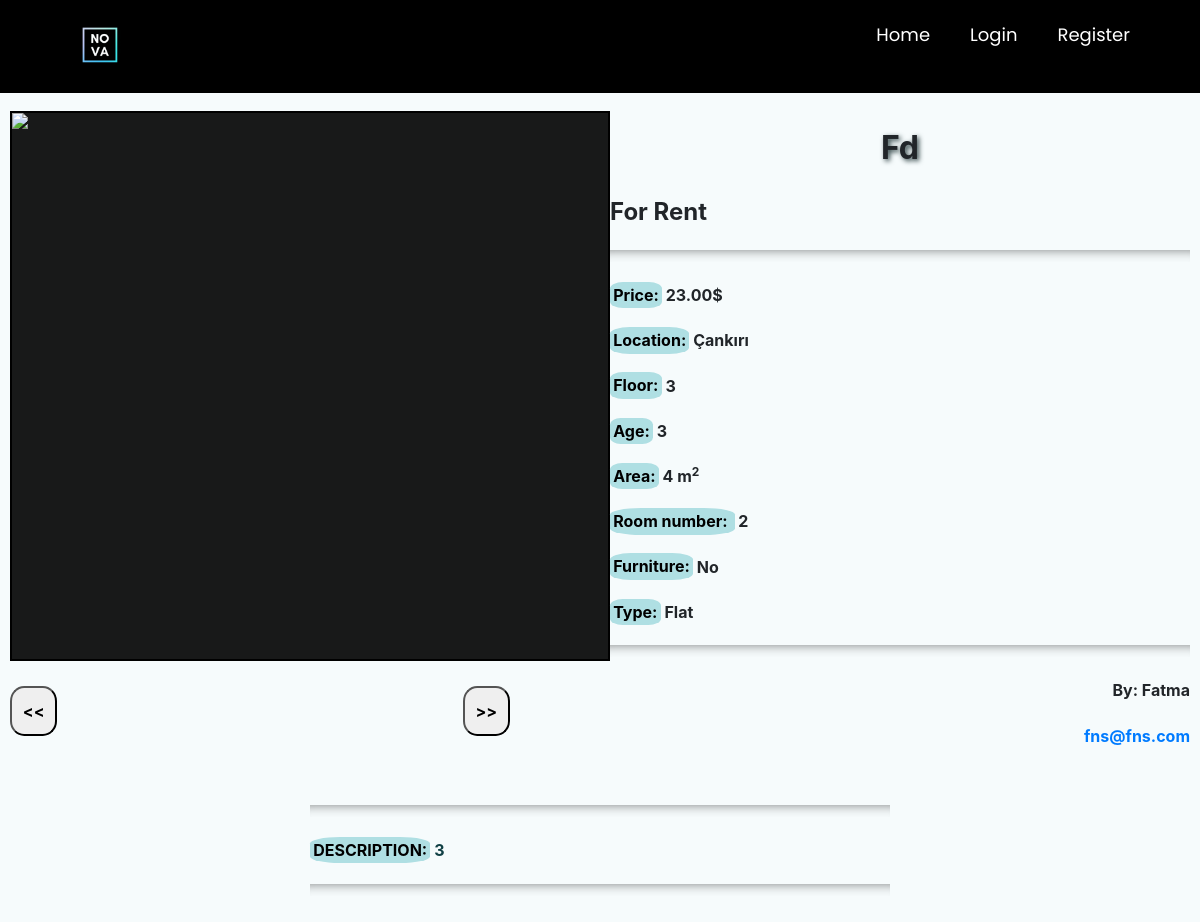
Page /product_details/100 on the earlier database version.
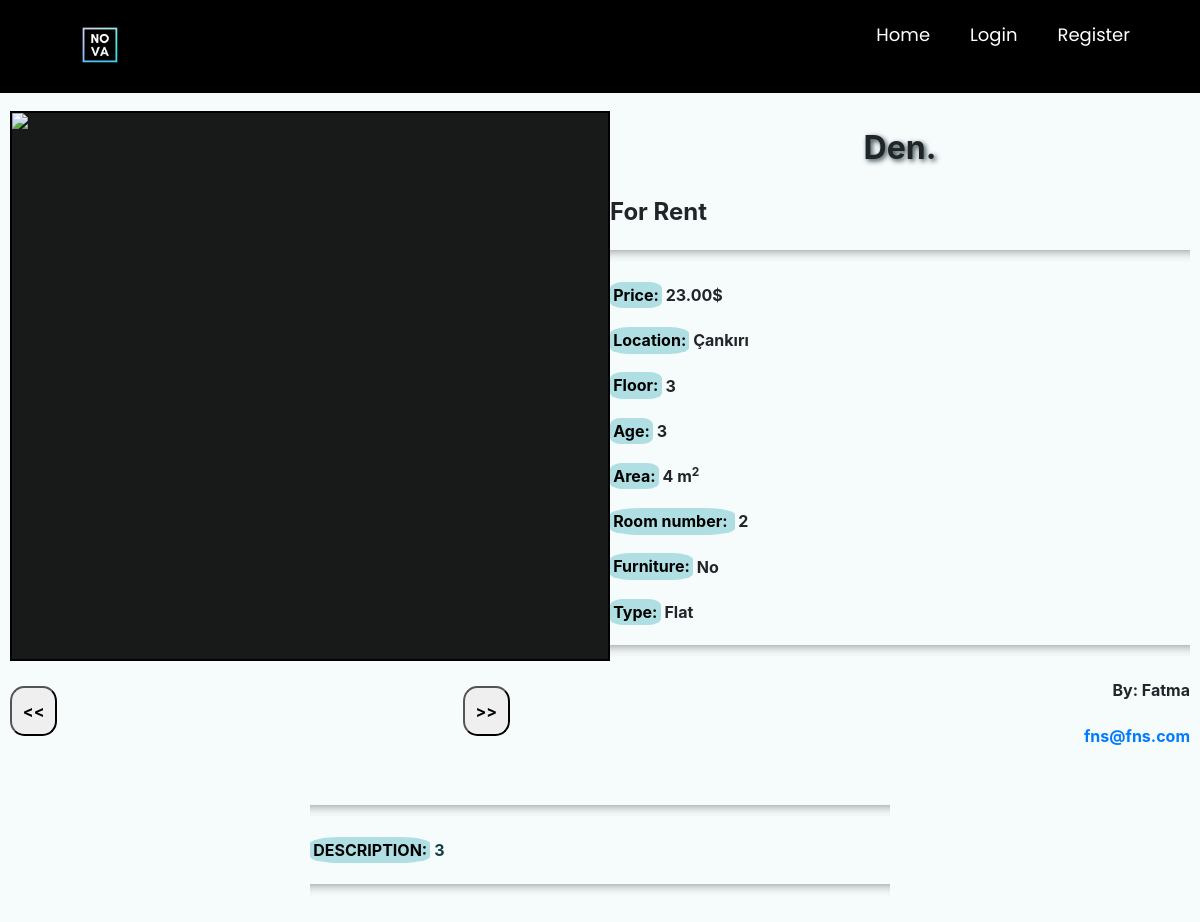
Same page on the later database version.
### main/models.py (models this page shows, shortened)
class Post(models.Model):
    ouruser = models.ForeignKey(ourUser, null=True, on_delete=models.CASCADE)
    post_title = models.CharField(max_length=255,null=True)
    post_description = models.TextField()
    price = models.DecimalField(decimal_places=2 , max_digits=12)
    location = models.CharField(max_length=255,null=True,choices=city)
    postType = models.CharField(choices=RorS , max_length=50, null=True , default='For Sale')
    floor = models.DecimalField(decimal_places=0 , max_digits=3 ,null=True)
    building_age = models.DecimalField(decimal_places=0, max_digits=2 , null=True)
    area = models.DecimalField(decimal_places=0,max_digits=4 ,null=True)
    isFurniture = models.CharField(choices=Furniture ,null=True,max_length=50,default="No")
    building_type = models.CharField(choices=b_types ,null=True ,max_length=50)
    room = models.DecimalField(decimal_places=0 , max_digits=3 ,null=True)

class ourUser(models.Model):
    user = models.OneToOneField(User, null=True, on_delete=models.CASCADE)  # relation with django's user # will be implemented later
    username = models.CharField(max_length=255,null=True)
    first_name = models.CharField(max_length=255,null=True)
    last_name = models.CharField(max_length=255,null=True)
    email = models.EmailField(max_length=254)

### main/views.py (the view)
# urls.py: path('product_details/<int:pk>', views.productdetails, name="product_details"),
def productdetails(request, pk):
    posts = Post.objects.get(id=pk)
    pimage = PostImages.objects.filter(gallery=posts)
    return render(request, 'main/product_details.html', {'posts': posts, 'pimage': pimage})

### main/templates/main/product_details.html (shortened to what this page needs)
<!DOCTYPE html>
{% extends 'main/mainpage.html' %}
{% load static %}
{% load humanize %}
{% block content %}
<html>
<head>
	   <link href="//maxcdn.bootstrapcdn.com/bootstrap/4.1.1/css/bootstrap.min.css" rel="stylesheet" id="bootstrap-css">
</head>
<body>
	<div class="bg ">
	<div id="content-wrapper">
		<div class="column">
			<img id=featured src="{% static pimage.first.image.url %}">
			<div id="slide-wrapper"  >
				<button id="slideLeft" class="arrow " > <b><<</b> </button>
				<button id="slideRight" class="arrow " > <b>>></b> </button>
			</div>
		</div>
		<div class="column ">
			<p class="hh1">{{posts.post_title}}</p>
			<p class="hh2"> {{posts.postType}}</p>
			<hr>
			<p class="hh4"><mark>Price:</mark>&nbsp;{{posts.price|intcomma}}$</p>
			<p class="hh4"><mark>Location:</mark>&nbsp;{{posts.location}}</p>
			<p class="hh4"><mark>Floor:</mark>&nbsp;{{posts.floor}}</p>
			<p class="hh4"><mark>Age:</mark>&nbsp;{{posts.building_age}}</p>
			<p class="hh4"><mark>Area:</mark>&nbsp;{{posts.area}} m<sup>2</sup></p>
			<p class="hh4"><mark>Room number: </mark>&nbsp;{{ posts.room }}</p>
			<p class="hh4"><mark>Furniture:</mark>&nbsp;{{posts.isFurniture}}</p>
			<p class="hh4"><mark>Type:</mark>&nbsp;{{posts.building_type}}</p>
			<hr>
			<p class="hh4" style="text-align: right;">By:&nbsp;{{posts.ouruser.first_name}}</p>
			<p class="hh4" style="text-align: right;">&nbsp;<a href = "mailto: {{posts.ouruser.email}}">{{posts.ouruser.email}}</a></p>
		</div>
		<div class="column ">
			<hr>
			<p class="des hh4"  ><mark>Description:</mark>&nbsp;{{posts.post_description}}</p>
			<hr>
		</div>
	</div>
	</div>
</body>
{% endblock %}

Differences in the rows shown:
changed Post "For Rent": post_title "Fd" → "Den."
